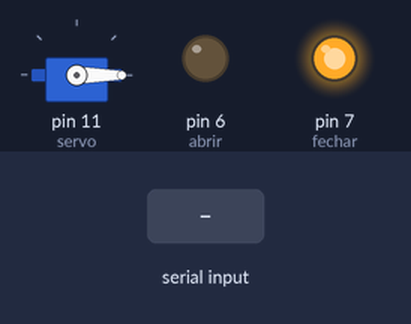
A sketch run on a simulated Arduino Uno, built with avr-gcc and run on an emulated ATmega328P. Parts: servo, output pins drawn as LEDs (lit = HIGH). The inputs (shaded band) are chosen by the test bench.

Above: at 1.2 s.
1.3 s: "90,45\n" received over Serial
At 2.1 s:
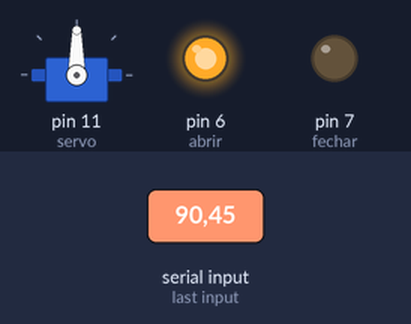
At 3.2 s:
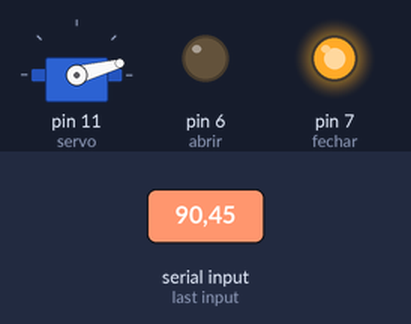
Timing chart, 0 to 4.7 s (numbered marks = the images above; inputs shaded):
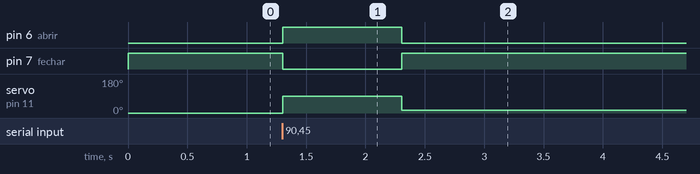

Measured:
- after the input at 1.3 s, pin 6 (abrir): LOW → HIGH at once, → LOW 1.0 s later; pin 7 (fechar): HIGH → LOW at once, → HIGH 1.0 s later; servo on pin 11 (servo): 0° → 90° at once, → 15° 1.0 s later

The sketch:

novo.ino
```cpp
#include<Servo.h>

int abrir = 6, fechar = 7;
int pos;
Servo servo;

void setup() {

Serial.begin(9600);
servo.attach(11);
servo.write(0);
pinMode(fechar, OUTPUT);
pinMode(abrir, OUTPUT);
digitalWrite(abrir, LOW);
digitalWrite(fechar, HIGH);
}

void loop() {

if (Serial.available())
{
  const int estado = Serial.parseInt();
  if (estado) {
    digitalWrite(fechar, LOW);
    digitalWrite(abrir, HIGH);
    servo.write(90);
  }
  else {
    digitalWrite(abrir, LOW);
    digitalWrite(fechar, HIGH);
    servo.write(15);
  }
}
}
```
